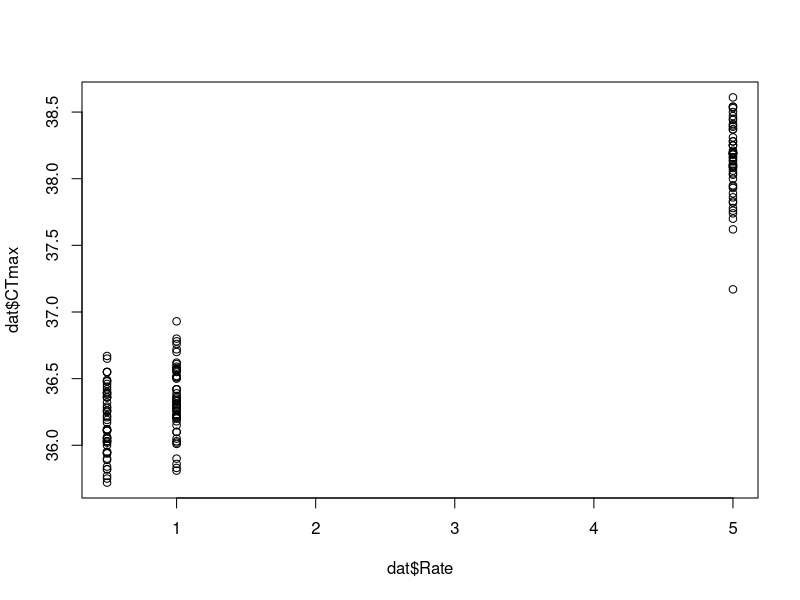
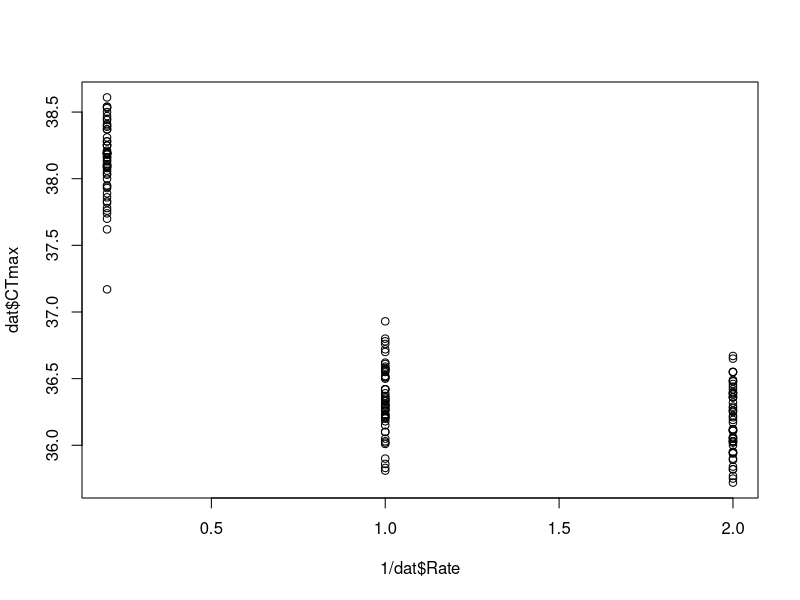
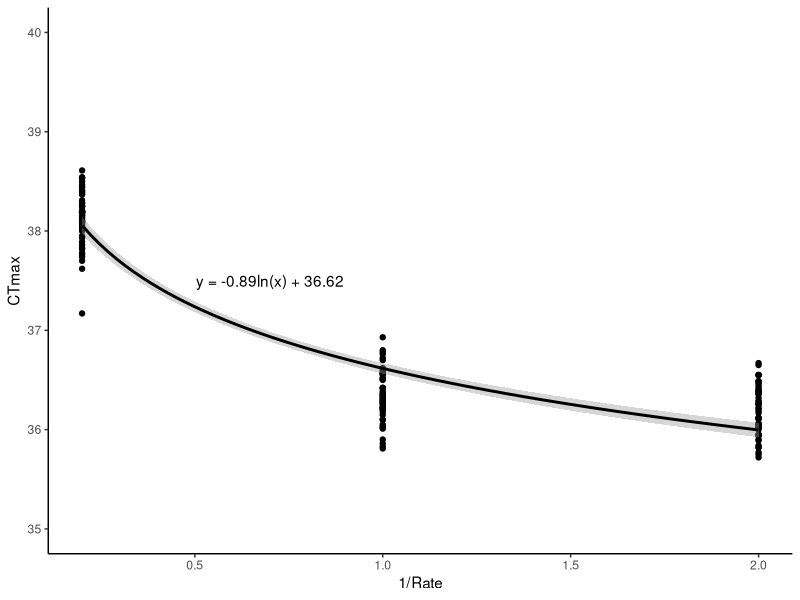
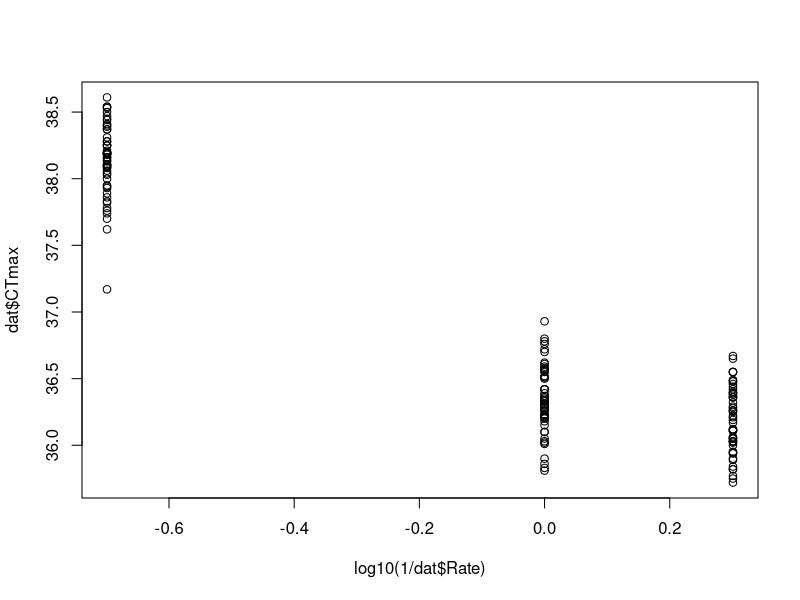
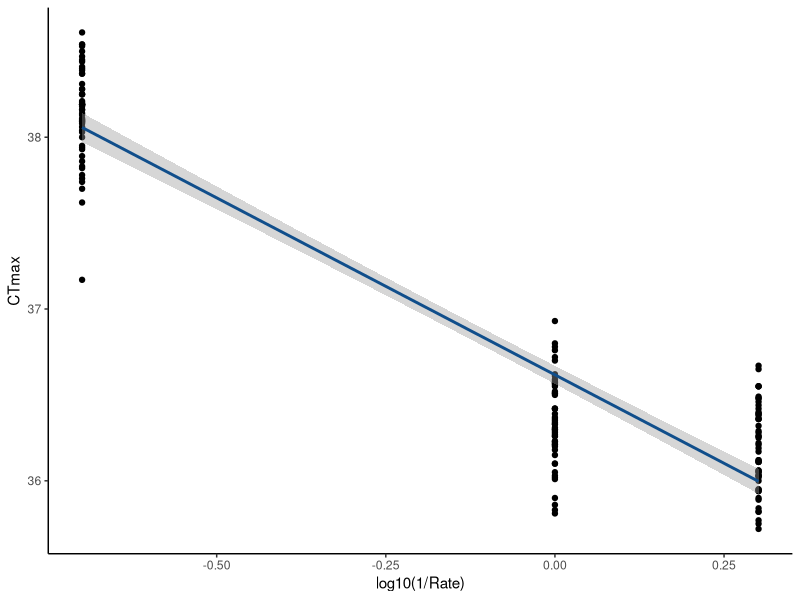

The R source for these figures, in order:

dat <- read.csv("./Thermal-tolerances/Arnold/Apoly_dat.csv")
head(dat)

library(ggplot2)

plot(dat$Rate, dat$CTmax)
plot(1/dat$Rate, dat$CTmax)

ggplot(dat, (aes(x =1/Rate, y=CTmax))) + 
  geom_point() + 
  #geom_smooth(method ="lm", color ="red") + 
  geom_smooth(method ="lm", 
              color ="black", 
              formula = y ~ log(x)) + 
  theme_classic() +
  scale_y_continuous(limits =c(35, 40), 
                     breaks =seq(35, 40, 1)) + 
  annotate(geom ="text", x =0.7, y=37.5, 
           label ="y = -0.89ln(x) + 36.62")

plot(log10(1/dat$Rate), dat$CTmax) 

ggplot(dat, (aes(x =log10(1/Rate), y=CTmax))) + 
  geom_point() + 
  geom_smooth(method ="lm", 
              color ="dodgerblue4", 
              formula = y ~ (x)) + 
  theme_classic()

# calculate z as in Rezende et al 2014,2020,etc (temp ~ time)
# because ramp rate is a rate, take 1/rate to put in the same framework
# of increasing exposure duration = larger values.
# z = slope

coef(lm(dat$CTmax ~ log10(1/dat$Rate)))[[2]]

# -2.06

model1 <- lm(dat$CTmax ~ log(1/dat$Rate))
coef(lm(dat$CTmax ~ log(1/dat$Rate)))[[2]]

# -0.89



# calculate z as in Orsted et al 2022 (time ~ temp)
# because ramp rate is a rate, take 1/rate to put in the same framework 
# of increasing exposure duration.
# z = -1/slope
-1/(coef(lm(log10(1/dat$Rate) ~ dat$CTmax))[[2]])

# 2.347

-1/(coef(lm(log(1/dat$Rate) ~ dat$CTmax))[[2]]) 

# 1.02

# For the TDT_from_Dynamic Orsted et al 2022 R script to work properly, z needs to be a POSITIVE value. 
